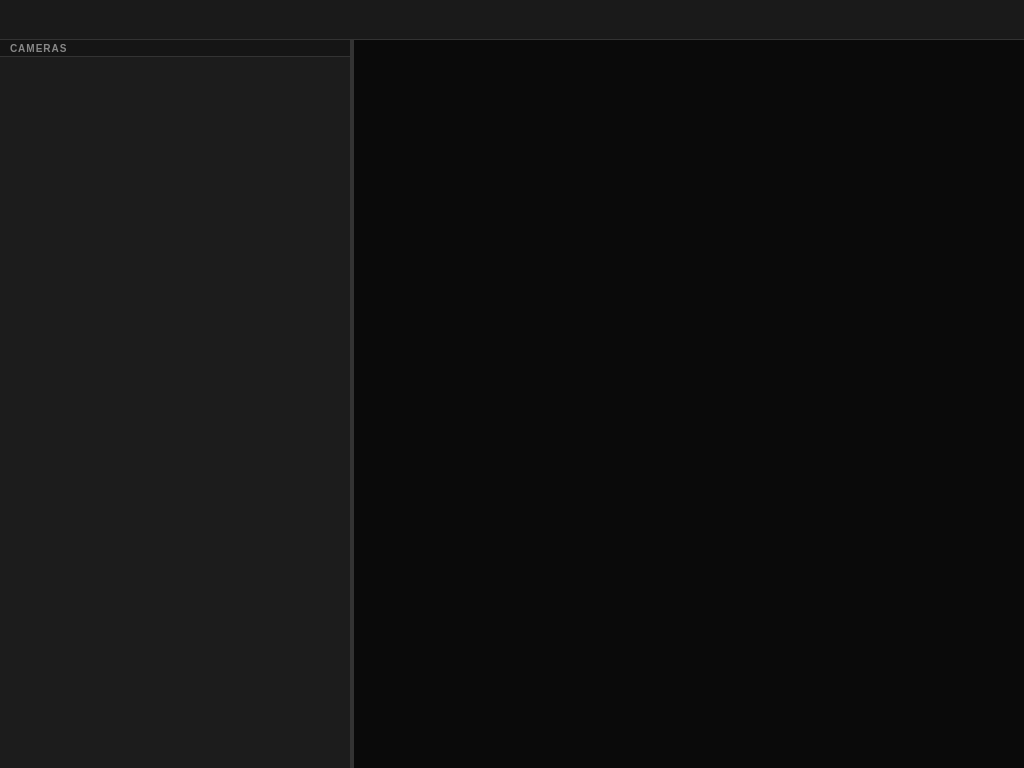
<?xml version="1.0" encoding="UTF-8"?>
<ui version="4.0">
 <class>CameraWidget</class>
 <widget class="QWidget" name="CameraWidget">
  <property name="geometry">
   <rect>
    <x>0</x>
    <y>0</y>
    <width>1024</width>
    <height>768</height>
   </rect>
  </property>
  <layout class="QVBoxLayout" name="mainVLayout">
   <property name="spacing"><number>0</number></property>
   <property name="leftMargin"><number>0</number></property>
   <property name="topMargin"><number>0</number></property>
   <property name="rightMargin"><number>0</number></property>
   <property name="bottomMargin"><number>0</number></property>

   <!-- Toolbar -->
   <item>
    <widget class="QWidget" name="toolbarWidget">
     <property name="maximumSize">
      <size>
       <width>16777215</width>
       <height>40</height>
      </size>
     </property>
     <property name="styleSheet">
      <string>QWidget#toolbarWidget { background-color: #1A1A1A; border-bottom: 1px solid #333333; }</string>
     </property>
     <layout class="QHBoxLayout" name="toolbarLayout">
      <property name="spacing"><number>8</number></property>
      <property name="leftMargin"><number>10</number></property>
      <property name="topMargin"><number>4</number></property>
      <property name="rightMargin"><number>10</number></property>
      <property name="bottomMargin"><number>4</number></property>
      <item>
       <spacer name="toolbarSpacer">
        <property name="orientation"><enum>Qt::Horizontal</enum></property>
       </spacer>
      </item>
     </layout>
    </widget>
   </item>

   <!-- Splitter: sidebar + grid -->
   <item>
    <widget class="QSplitter" name="mainSplitter">
     <property name="orientation"><enum>Qt::Horizontal</enum></property>
     <property name="handleWidth"><number>4</number></property>
     <property name="styleSheet">
      <string>
        QSplitter::handle { background-color: #333333; }
        QSplitter::handle:hover { background-color: #FFFF55; }
      </string>
     </property>

     <!-- Left sidebar -->
     <widget class="QWidget" name="sidebarWidget">
      <property name="minimumSize">
       <size><width>180</width><height>0</height></size>
      </property>
      <property name="maximumSize">
       <size><width>350</width><height>16777215</height></size>
      </property>
      <property name="styleSheet">
       <string>QWidget#sidebarWidget { background-color: #1C1C1C; }</string>
      </property>
      <layout class="QVBoxLayout" name="sidebarLayout">
       <property name="spacing"><number>0</number></property>
       <property name="leftMargin"><number>0</number></property>
       <property name="topMargin"><number>0</number></property>
       <property name="rightMargin"><number>0</number></property>
       <property name="bottomMargin"><number>0</number></property>

       <!-- Sidebar header -->
       <item>
        <widget class="QWidget" name="sidebarHeader">
         <property name="maximumSize">
          <size><width>16777215</width><height>32</height></size>
         </property>
         <property name="styleSheet">
          <string>QWidget#sidebarHeader { background-color: #151515; border-bottom: 1px solid #333333; }</string>
         </property>
         <layout class="QHBoxLayout" name="sidebarHeaderLayout">
          <property name="leftMargin"><number>10</number></property>
          <property name="topMargin"><number>2</number></property>
          <property name="rightMargin"><number>6</number></property>
          <property name="bottomMargin"><number>2</number></property>
          <item>
           <widget class="QLabel" name="sidebarTitle">
            <property name="text"><string>CAMERAS</string></property>
            <property name="styleSheet">
             <string>QLabel { color: #888888; font-size: 10px; font-weight: bold; letter-spacing: 1px; }</string>
            </property>
           </widget>
          </item>
         </layout>
        </widget>
       </item>

       <!-- Scrollable camera list -->
       <item>
        <widget class="QScrollArea" name="sidebarScrollArea">
         <property name="widgetResizable"><bool>true</bool></property>
         <property name="styleSheet">
          <string>QScrollArea { border: none; background-color: #1C1C1C; }</string>
         </property>
         <widget class="QWidget" name="sidebarScrollContents">
          <property name="styleSheet">
           <string>QWidget#sidebarScrollContents { background-color: #1C1C1C; }</string>
          </property>
          <layout class="QVBoxLayout" name="camerasListLayout">
           <property name="spacing"><number>2</number></property>
           <property name="leftMargin"><number>6</number></property>
           <property name="topMargin"><number>6</number></property>
           <property name="rightMargin"><number>6</number></property>
           <property name="bottomMargin"><number>6</number></property>
           <item>
            <spacer name="camerasListSpacer">
             <property name="orientation"><enum>Qt::Vertical</enum></property>
            </spacer>
           </item>
          </layout>
         </widget>
        </widget>
       </item>
      </layout>
     </widget>

     <!-- Right: grid area -->
     <widget class="QScrollArea" name="gridScrollArea">
      <property name="widgetResizable"><bool>true</bool></property>
      <property name="styleSheet">
       <string>QScrollArea { border: none; background-color: #0A0A0A; }</string>
      </property>
      <widget class="QWidget" name="gridScrollContents">
       <property name="styleSheet">
        <string>QWidget#gridScrollContents { background-color: #0A0A0A; }</string>
       </property>
      </widget>
     </widget>

    </widget>
   </item>

  </layout>
 </widget>
 <resources/>
 <connections/>
</ui>
